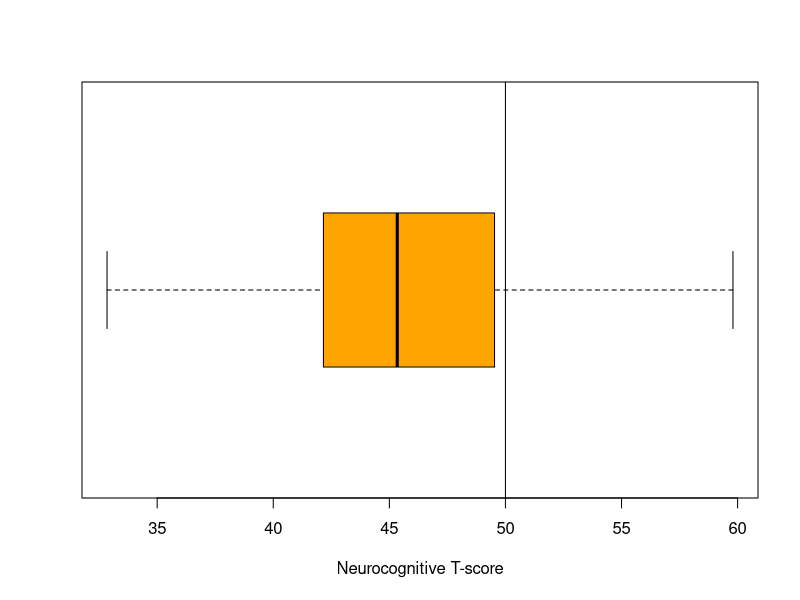
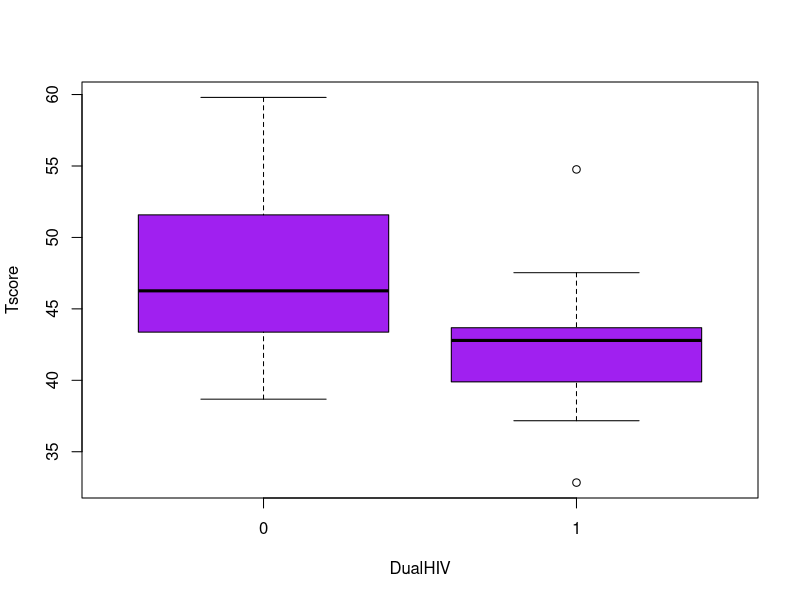
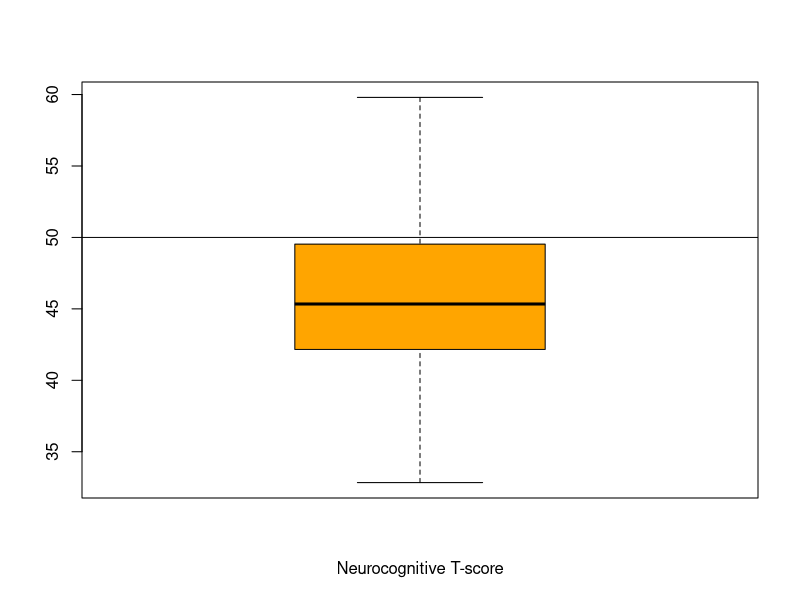

Reproduce these figures in R, in order. (Note: this script raises an error after producing the figures.)
#### Read in and explore dataset
dinf = read.csv("./Datasets/DualHIVInfection.csv")
dim(dinf)
dinf[1:5,]

table(dinf$DualHIV)
summary(dinf)

## Prevalence of NC impairment
(tab = table(dinf $Impaired))
(prop.table(tab))
## 95% CI for proportion impaired
prop.test(x=tab[2], n=sum(tab))
## Binomial (exact) 95% CI
binom.test(x=tab[2], n=sum(tab))

#### 1. Compare mean Tscore to 50 (normal population mean)
boxplot(dinf$Tscore, horizontal=TRUE, col="orange", xlab="Neurocognitive T-score")
abline(v=50) 

### alternatively: vertical boxplot
pdf(file="Boxplot1.pdf")
boxplot(dinf$Tscore, col="orange", xlab="Neurocognitive T-score")
abline(h=50)  # horizontal line at 50
dev.off()

t.test(x=dinf$Tscore, mu=50)


#### 2. Compare mean Tscore b/w dual- and single-HIV infected groups
boxplot(Tscore ~ DualHIV, data=dinf, col="purple")
sd(dinf$Tscore[dinf$DualHIV==0])
sd(dinf$Tscore[dinf$DualHIV==1])  # SD's are comparable
t.test(Tscore ~ DualHIV, data=dinf) # Welch t-test by default!
t.test(Tscore ~ DualHIV, data=inf, var.equal=TRUE)

#### 3. Compare mean log10VL b/w plasma and CSF
plot(log10VLpl ~ log10VLcsf, data=dinf)
abline(a=0, b=1)
log10VLdiff = dinf$log10VLpl - dinf$log10VLcsf
boxplot(log10VLdiff); abline(h=0)
t.test(x=dinf$log10VLpl, y=dinf$log10VLcsf, paired=TRUE)


####### Statistical Analysis for Binary Responses

### Binary response, one group
## One-sample z-test: prop(impaired) = 0.15
# x = 21 impaired out of n=38 individuals
prop.test(x=21, n=38, p=0.15)
tab = table(dinf$Impaired)
prop.test(x=rev(tab), p=0.15)

## One-sample binomial test
binom.test(x=21, n=38, p=0.15)
binom.test(x=rev(tab), p=0.15)


### Compare binary response between two groups
tabimp = with(dinf, table(DualHIV, Impaired))
prop.table(tabimp, margin=1)

prop.test(tabimp[,2:1], correct=FALSE)
chisq.test(tabimp[,2:1], correct=FALSE)

fisher.test(tabimp)

#### DualHIVInfection.csv BINARY GROUPS
## Groups:
(table(dinf$DualHIV))

## independent proportions z-test
(tabD = table(dinf$DualHIV, dinf$Impaired))
prop.table(tabD, margin=1)
prop.test(x=c(14,7), n=c(29,9), correct=FALSE)
prop.test(tabD[,2:1], correct=FALSE) # successes should be 1st column

### Pearson's chi-square test
(pch = chisq.test(tabD, correct=FALSE)) # column/row order not important
# get expected counts:
pch$expected
##            0         1
##  0 12.973684 16.026316
##  1  4.026316  4.973684      # two cells <5

### PCH, use exact null distribution, not chi^2(df=1) approximation
chisq.test(tabD, simulate.p.value=TRUE, B=1000000)   # permutation test

### Fisher's exact test
fisher.test(tabD)

## verify FET p-value:
sum(dhyper(c(0:2, 7:9), m=21, n=17, k=9))
        

#### Hydroxychloroquine RCT
### independent proportions z-test
tabH = matrix(c(58,49, 349, 365), ncol=2)
prop.test(tabH, correct=FALSE)              # test H0: pT=pC
prop.test(x=c(58,49), n=c(407,414), cor=F) # same thing

## direct calculation:
nC=407; nT=414; SC=58; ST=49
pC = SC/nC; pT = ST/nT
pbar = (SC+ST)/(nC+nT)
(zstat = (pT-pC)/sqrt(pbar*(1-pbar)*(1/nT+1/nC)))
zstat^2     # compare to X-squared
(pval = 2*pnorm(-abs(zstat)))

### Pearson's chi-square test
chisq.test(tabH, correct=FALSE)

### Exact Pearson's chi-square test
chisq.test(tabH, simulate=T, B=10000)


#### Chi-square (df=1)
qchisq(0.95, df=1)     # alpha=0.05 critical value
1-pchisq(2.42, df=1) # p-value, Dual HIV infection


#### Strepto RCT 1948
(tabS = matrix(c(51,38,4,14), ncol=2))

## OR & 95% CI, Wald
# install.packages("epitools")
library(epitools)
oddsratio(tabS, method='wald')

## OR & 95% CI, Fisher
fisher.test(tabS)


#### Power calculations, Hydroxy RCT
power.prop.test(p1=0.10, p2=0.05, power=0.90)
